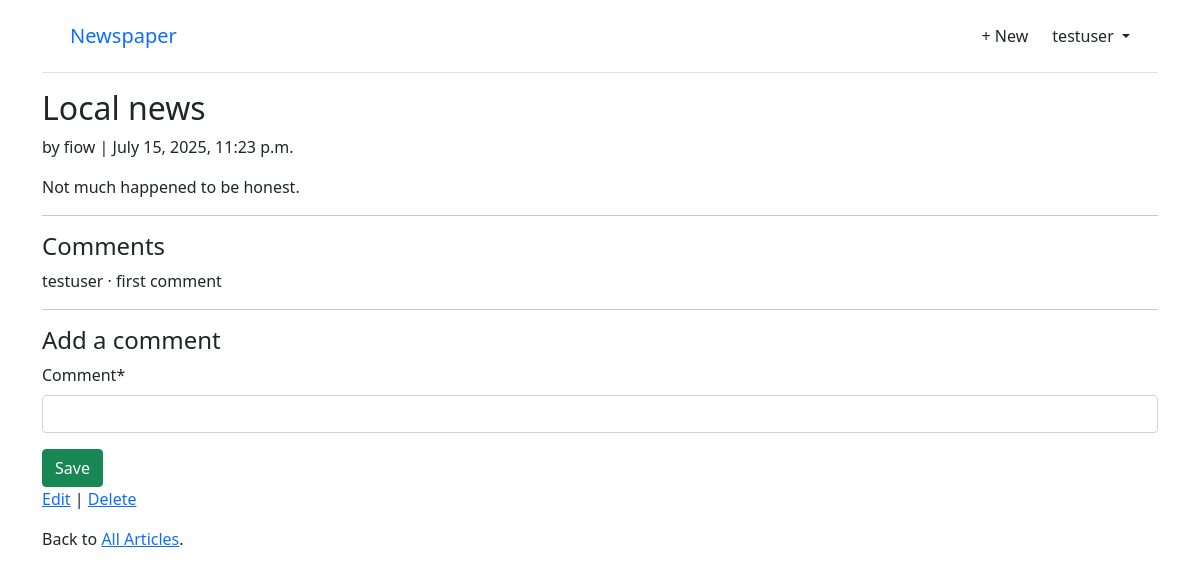
The page /newspaper/1/ (signed in) on the database its author committed.
### accounts/models.py (models this page shows)
class CustomUser(AbstractUser):
    age = models.PositiveIntegerField(null=True, blank=True)

### newspaper/models.py (models this page shows, shortened)
class Article(models.Model):
    title = models.CharField(max_length=255)
    body = models.TextField()
    date = models.DateTimeField(auto_now_add=True)
    author = models.ForeignKey(
        settings.AUTH_USER_MODEL,
        on_delete=models.CASCADE,
    )

class Comment(models.Model):  # new
    article = models.ForeignKey(Article, on_delete=models.CASCADE)
    comment = models.CharField(max_length=140)
    author = models.ForeignKey(
        settings.AUTH_USER_MODEL,
        on_delete=models.CASCADE,
    )
    def __str__(self):
        return self.comment

### newspaper/views.py (the view, shortened to what this page needs)
# urls.py: path("<int:pk>/", views.ArticleDetailView.as_view(), name="article_detail"),
class ArticleDetailView(LoginRequiredMixin, View):
    def get(self, request, *args, **kwargs):
        view = CommentGet.as_view()
        return view(request, *args, **kwargs)

### newspaper/forms.py
class CommentForm(forms.ModelForm):
    class Meta:
        model = Comment
        fields = ("comment",)

### newspaper/views.py (called while the page is built)
    def get_context_data(self, **kwargs):
        context = super().get_context_data(**kwargs)
        context["form"] = CommentForm()
        return context

### newspaper/templates/newspaper/article_detail.html
{% extends "newspaper/layout.html" %}
{% load crispy_forms_tags %}
{% block body %}
    <div class="article-entry">
        <h2>{{ object.title }}</h2>
        <p>by {{ object.author }} | {{ object.date }}</p>
        <p>{{ object.body }}</p>
    </div>
    <hr>
    <h4>Comments</h4>
        {% for comment in article.comment_set.all %}
            <p>{{ comment.author }} &middot; {{ comment }}</p>
        {% endfor %}
    <hr>
    <h4>Add a comment</h4>
        <form action="" method="post">{% csrf_token %}
            {{ form|crispy }}
            <button class="btn btn-success ml-2" type="submit">Save</button>
        </form>
    <p>
        <a href="{% url 'newspaper:article_edit' article.pk %}">Edit</a> |
        <a href="{% url 'newspaper:article_delete' article.pk %}">Delete</a>
    </p>
    <p>Back to <a href="{% url 'newspaper:article_list' %}">All Articles</a>.</p>
{% endblock %}

### newspaper/templates/newspaper/layout.html (shortened to what this page needs)
<!DOCTYPE html>
<html lang="en">
    <head>
    <link href="https://cdn.jsdelivr.net/npm/bootstrap@5.1.3/dist/css/bootstrap.min.css" rel="stylesheet"
>
    </head>
    <body>
        <div class="container">
            <header class="p-3 mb-3 border-bottom">
                <div class="container">
                    <div class="d-flex flex-wrap align-items-center justify-content-between">
                        <a class="navbar-brand" href="{% url 'newspaper:article_list' %}">Newspaper</a>
                        {% if user.is_authenticated %}
                        <div class="d-flex align-items-center">
                            <a href="{% url 'newspaper:article_new' %}" class="nav-link px-2 link-dark">+ New</a>
                            <div class="dropdown text-end ms-3">
                                <a href="#" class="d-block link-dark text-decoration-none dropdown-toggle"
                                    id="dropdownUser1" data-bs-toggle="dropdown" aria-expanded="false">
                                    {{ user.username }}
                                </a>
                            </div>
                        </div>
                        {% else %}
                            <div class="text-end">
                                <a href="{% url 'login' %}" class="btn btn-outline-primary me-2">Log In</a>
                                <a href="{% url 'signup' %}" class="btn btn-primary">Sign Up</a>
                            </div>
                        {% endif %}
                    </div>
                </div>
            </header>
            <main>
                {% block body %}
                {% endblock %}
            </main>
        </div>
    </body>
</html>

### rows shown on the page
CustomUser: username "testuser"
Article: title "Local news", author "fiow", date "July 15, 2025, 11:23 p.m.", body "Not much happened to be honest."
Comment: author "testuser", comment "first comment"
